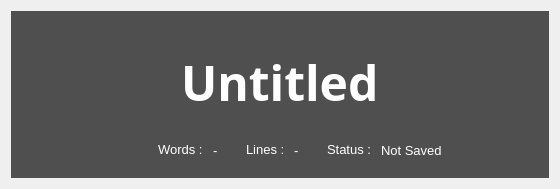
      <widget class="QWidget" name="tab_2">
       <property name="styleSheet">
        <string notr="true">border: none;</string>
       </property>
       <attribute name="title">
        <string>    &amp;write  </string>
       </attribute>
       <layout class="QGridLayout" name="gridLayout_2">
        <item row="0" column="0">
         <widget class="QFrame" name="frame_4">
          <property name="styleSheet">
           <string notr="true">QFrame {


background : #4f4f4f;

}
QLabel{

background : none;
color : white;

}</string>
          </property>
          <property name="frameShape">
           <enum>QFrame::StyledPanel</enum>
          </property>
          <property name="frameShadow">
           <enum>QFrame::Raised</enum>
          </property>
          <layout class="QGridLayout" name="gridLayout_7">
           <item row="0" column="0">
            <layout class="QVBoxLayout" name="verticalLayout">
             <item>
              <spacer name="verticalSpacer_5">
               <property name="orientation">
                <enum>Qt::Vertical</enum>
               </property>
               <property name="sizeHint" stdset="0">
                <size>
                 <width>20</width>
                 <height>28</height>
                </size>
               </property>
              </spacer>
             </item>
             <item>
              <widget class="QLineEdit" name="lineEdit">
               <property name="font">
                <font>
                 <family>Museo 700</family>
                 <pointsize>36</pointsize>
                 <weight>75</weight>
                 <bold>true</bold>
                </font>
               </property>
               <property name="focusPolicy">
                <enum>Qt::ClickFocus</enum>
               </property>
               <property name="styleSheet">
                <string notr="true">QLineEdit{
color : white;
background : #4f4f4f
}</string>
               </property>
               <property name="text">
                <string>Untitled</string>
               </property>
               <property name="frame">
                <bool>false</bool>
               </property>
               <property name="alignment">
                <set>Qt::AlignCenter</set>
               </property>
               <property name="readOnly">
                <bool>false</bool>
               </property>
              </widget>
             </item>
             <item>
              <spacer name="verticalSpacer_6">
               <property name="orientation">
                <enum>Qt::Vertical</enum>
               </property>
               <property name="sizeHint" stdset="0">
                <size>
                 <width>20</width>
                 <height>17</height>
                </size>
               </property>
              </spacer>
             </item>
            </layout>
           </item>
           <item row="1" column="0">
            <layout class="QHBoxLayout" name="horizontalLayout_3">
             <item>
              <spacer name="horizontalSpacer_7">
               <property name="orientation">
                <enum>Qt::Horizontal</enum>
               </property>
               <property name="sizeHint" stdset="0">
                <size>
                 <width>138</width>
                 <height>20</height>
                </size>
               </property>
              </spacer>
             </item>
             <item>
              <widget class="QLabel" name="label_2">
               <property name="font">
                <font>
                 <family>Lucida Grande</family>
                 <pointsize>10</pointsize>
                </font>
               </property>
               <property name="text">
                <string>&lt;!DOCTYPE HTML PUBLIC &quot;-//W3C//DTD HTML 4.0//EN&quot; &quot;http://www.w3.org/TR/REC-html40/strict.dtd&quot;&gt;
&lt;html&gt;&lt;head&gt;&lt;meta name=&quot;qrichtext&quot; content=&quot;1&quot; /&gt;&lt;style type=&quot;text/css&quot;&gt;
p, li { white-space: pre-wrap; }
&lt;/style&gt;&lt;/head&gt;&lt;body style=&quot; font-family:'Lucida Grande'; font-size:10pt; font-weight:400; font-style:normal;&quot;&gt;
&lt;p style=&quot; margin-top:0px; margin-bottom:0px; margin-left:0px; margin-right:0px; -qt-block-indent:0; text-indent:0px;&quot;&gt;&lt;span style=&quot; color:#ffffff;&quot;&gt;Words : &lt;/span&gt;&lt;/p&gt;&lt;/body&gt;&lt;/html&gt;</string>
               </property>
               <property name="alignment">
                <set>Qt::AlignLeading|Qt::AlignLeft|Qt::AlignVCenter</set>
               </property>
              </widget>
             </item>
             <item>
              <widget class="QLabel" name="wordsCountLabel">
               <property name="font">
                <font>
                 <family>Lucida Grande</family>
                 <pointsize>10</pointsize>
                </font>
               </property>
               <property name="styleSheet">
                <string notr="true">QLabel{
background : none;
color : white;

}</string>
               </property>
               <property name="text">
                <string>-</string>
               </property>
               <property name="alignment">
                <set>Qt::AlignLeading|Qt::AlignLeft|Qt::AlignVCenter</set>
               </property>
              </widget>
             </item>
             <item>
              <spacer name="horizontalSpacer_3">
               <property name="orientation">
                <enum>Qt::Horizontal</enum>
               </property>
               <property name="sizeType">
                <enum>QSizePolicy::Fixed</enum>
               </property>
               <property name="sizeHint" stdset="0">
                <size>
                 <width>22</width>
                 <height>20</height>
                </size>
               </property>
              </spacer>
             </item>
             <item>
              <widget class="QLabel" name="label_4">
               <property name="font">
                <font>
                 <family>Lucida Grande</family>
                 <pointsize>10</pointsize>
                </font>
               </property>
               <property name="text">
                <string>&lt;!DOCTYPE HTML PUBLIC &quot;-//W3C//DTD HTML 4.0//EN&quot; &quot;http://www.w3.org/TR/REC-html40/strict.dtd&quot;&gt;
&lt;html&gt;&lt;head&gt;&lt;meta name=&quot;qrichtext&quot; content=&quot;1&quot; /&gt;&lt;style type=&quot;text/css&quot;&gt;
p, li { white-space: pre-wrap; }
&lt;/style&gt;&lt;/head&gt;&lt;body style=&quot; font-family:'Lucida Grande'; font-size:10pt; font-weight:400; font-style:normal;&quot;&gt;
&lt;p style=&quot; margin-top:0px; margin-bottom:0px; margin-left:0px; margin-right:0px; -qt-block-indent:0; text-indent:0px;&quot;&gt;&lt;span style=&quot; color:#ffffff;&quot;&gt;Lines : &lt;/span&gt;&lt;/p&gt;&lt;/body&gt;&lt;/html&gt;</string>
               </property>
               <property name="alignment">
                <set>Qt::AlignLeading|Qt::AlignLeft|Qt::AlignVCenter</set>
               </property>
              </widget>
             </item>
             <item>
              <widget class="QLabel" name="linesCountLabel">
               <property name="font">
                <font>
                 <family>Lucida Grande</family>
                 <pointsize>10</pointsize>
                </font>
               </property>
               <property name="styleSheet">
                <string notr="true">QLabel{
background : none;
color : white;

}</string>
               </property>
               <property name="text">
                <string>-</string>
               </property>
               <property name="alignment">
                <set>Qt::AlignLeading|Qt::AlignLeft|Qt::AlignVCenter</set>
               </property>
              </widget>
             </item>
             <item>
              <spacer name="horizontalSpacer_13">
               <property name="orientation">
                <enum>Qt::Horizontal</enum>
               </property>
               <property name="sizeType">
                <enum>QSizePolicy::Fixed</enum>
               </property>
               <property name="sizeHint" stdset="0">
                <size>
                 <width>22</width>
                 <height>20</height>
                </size>
               </property>
              </spacer>
             </item>
             <item>
              <widget class="QLabel" name="label">
               <property name="font">
                <font>
                 <family>Lucida Grande</family>
                 <pointsize>10</pointsize>
                </font>
               </property>
               <property name="text">
                <string>&lt;!DOCTYPE HTML PUBLIC &quot;-//W3C//DTD HTML 4.0//EN&quot; &quot;http://www.w3.org/TR/REC-html40/strict.dtd&quot;&gt;
&lt;html&gt;&lt;head&gt;&lt;meta name=&quot;qrichtext&quot; content=&quot;1&quot; /&gt;&lt;style type=&quot;text/css&quot;&gt;
p, li { white-space: pre-wrap; }
&lt;/style&gt;&lt;/head&gt;&lt;body style=&quot; font-family:'Lucida Grande'; font-size:10pt; font-weight:400; font-style:normal;&quot;&gt;
&lt;p style=&quot; margin-top:0px; margin-bottom:0px; margin-left:0px; margin-right:0px; -qt-block-indent:0; text-indent:0px;&quot;&gt;&lt;span style=&quot; color:#ffffff;&quot;&gt;Status : &lt;/span&gt;&lt;/p&gt;&lt;/body&gt;&lt;/html&gt;</string>
               </property>
               <property name="alignment">
                <set>Qt::AlignLeading|Qt::AlignLeft|Qt::AlignVCenter</set>
               </property>
              </widget>
             </item>
             <item>
              <widget class="QLabel" name="label_3">
               <property name="font">
                <font>
                 <family>Lucida Grande</family>
                 <pointsize>10</pointsize>
                </font>
               </property>
               <property name="styleSheet">
                <string notr="true">QLabel{
background : none;
color : white;

}</string>
               </property>
               <property name="text">
                <string>Not Saved</string>
               </property>
               <property name="alignment">
                <set>Qt::AlignLeading|Qt::AlignLeft|Qt::AlignVCenter</set>
               </property>
              </widget>
             </item>
             <item>
              <spacer name="horizontalSpacer_8">
               <property name="orientation">
                <enum>Qt::Horizontal</enum>
               </property>
               <property name="sizeHint" stdset="0">
                <size>
                 <width>98</width>
                 <height>20</height>
                </size>
               </property>
              </spacer>
             </item>
            </layout>
           </item>
           <item row="2" column="0">
            <spacer name="verticalSpacer_7">
             <property name="orientation">
              <enum>Qt::Vertical</enum>
             </property>
             <property name="sizeType">
              <enum>QSizePolicy::Fixed</enum>
             </property>
             <property name="sizeHint" stdset="0">
              <size>
               <width>20</width>
               <height>9</height>
              </size>
             </property>
            </spacer>
           </item>
          </layout>
         </widget>
        </item>
       </layout>
      </widget>
